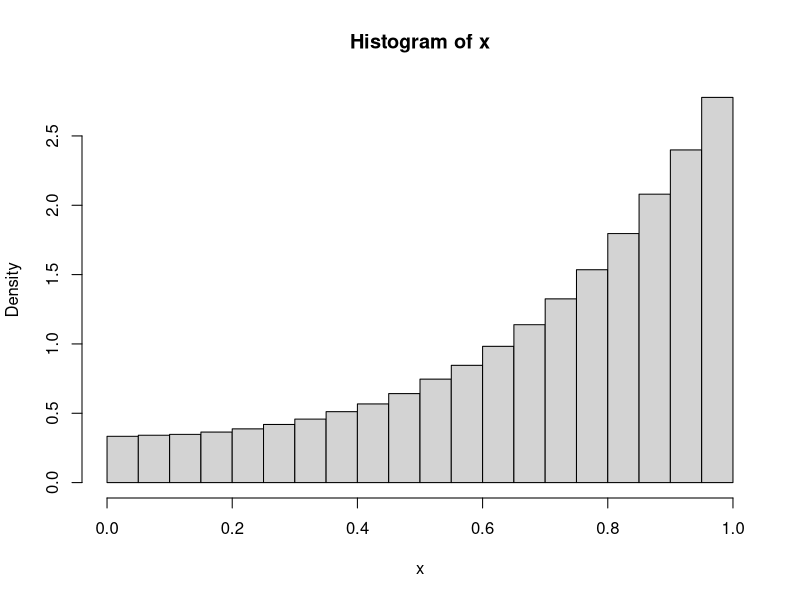
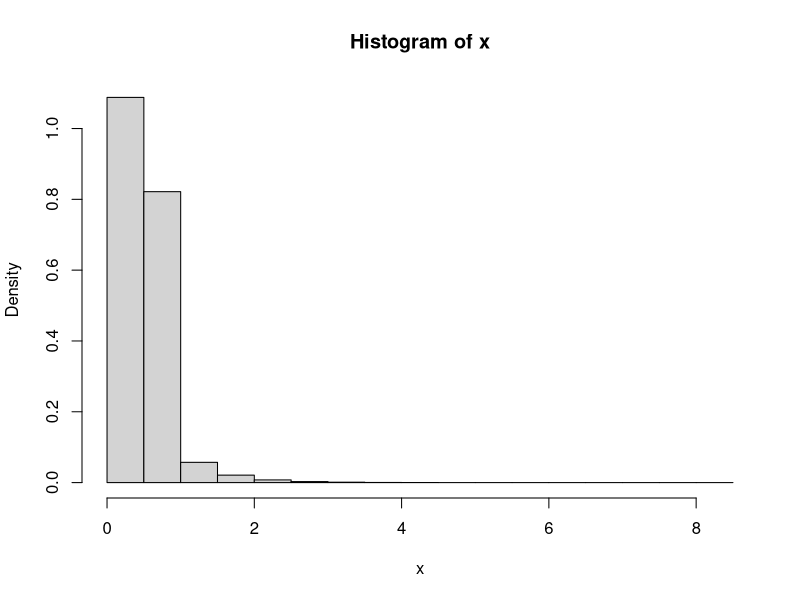
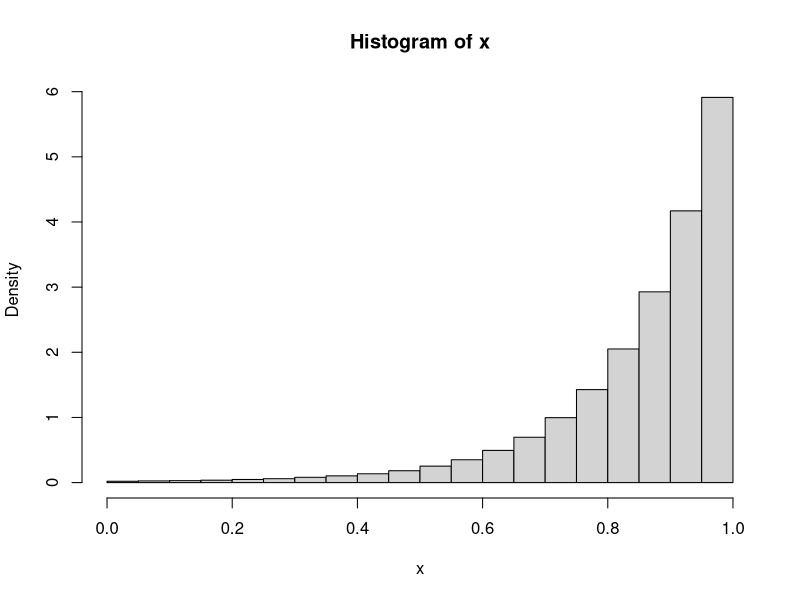

Reproduce these figures in R, in order.
nsim = 10^6
u = runif(nsim)
#a
F_inv= function(u){
  if(u<=1/3){
    return(3*u)
  }else if(u<=2/3){
    return((3*u-1)^(1/3))
  }else{
    return((3*u-2)^(1/5))
  }
}
x = as.numeric(lapply(u, F_inv))
hist(x,freq = FALSE)
#b
F_inv= function(u){
  if(u<=1/3){
    return(-1/2*log(3*u))
  }else{
    u = 3/2*(u-1/3)
    return(u)
  }
}
x = as.numeric(lapply(u, F_inv))
hist(x,freq = FALSE)
#c
F_inv= function(u){
  alpha = 1:10
  alpha = alpha/sum(alpha)
  P = cumsum(c(0,alpha))
  i = sum(u>=P)
  u = (u-P[i])/(P[i+1]-P[i])
  return(u^(1/i))
}
x = as.numeric(lapply(u, F_inv))
hist(x,freq = FALSE)
